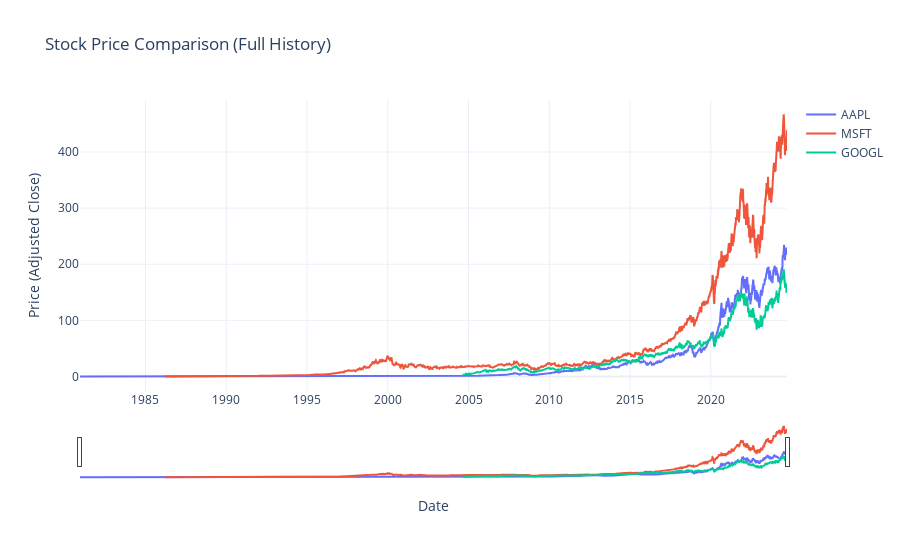

Notebook source saved alongside this figure:
### Code cell
def fetch_full_history(tickers):
    data = pd.DataFrame()

    for ticker in tickers:
        stock = yf.Ticker(ticker)
        hist = stock.history(period="max")
        data[ticker] = hist['Close']
    
    return data

def plot_interactive_chart(data, tickers):
    fig = go.Figure()

    for ticker in tickers:
        fig.add_trace(go.Scatter(x=data.index, y=data[ticker], mode='lines', name=ticker))

    fig.update_layout(
        title="Stock Price Comparison (Full History)",
        xaxis_title="Date",
        yaxis_title="Price (Adjusted Close)",
        hovermode="x",
        xaxis_rangeslider_visible=True, 
        template="plotly_white"
    )

    fig.show()

tickers = ["AAPL", "MSFT", "GOOGL"]

data = fetch_full_history(tickers)

plot_interactive_chart(data, tickers)

### Figure 1 — Plotly figure (JSON) as saved in the notebook; plotly's stock layout.template omitted (floating-point values rounded to 4 significant figures; data arrays with more than 128 entries replaced by an {"elided": "..."} marker saying what was removed)
{"data": [{"mode": "lines", "name": "AAPL", "type": "scatter", "x": {"elided": "11035 str values"}, "y": {"elided": "11035 float values"}}, {"mode": "lines", "name": "MSFT", "type": "scatter", "x": {"elided": "11035 str values"}, "y": {"elided": "11035 float values"}}, {"mode": "lines", "name": "GOOGL", "type": "scatter", "x": {"elided": "11035 str values"}, "y": {"elided": "11035 float values"}}], "layout": {"hovermode": "x", "title": {"text": "Stock Price Comparison (Full History)"}, "xaxis": {"rangeslider": {"visible": true}, "title": {"text": "Date"}}, "yaxis": {"title": {"text": "Price (Adjusted Close)"}}}}
